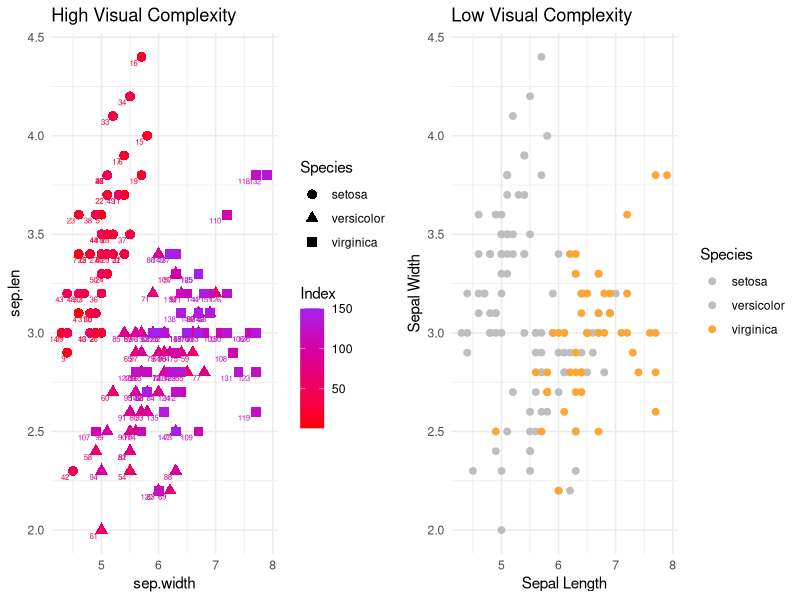

R code for this plot:
## ---- chunk 1
library(ggplot2)
library(gridExtra)
# Load dataset
data(mtcars)
## ---- chunk 2
# Create a cluttered plot with obscure axis labels and labels on all points
cluttered_plot <- ggplot(iris, aes(x = Sepal.Length, y = Sepal.Width, color = as.numeric(row.names(iris)), shape = Species, label = rownames(iris))) +
  geom_point(size = 3) +
  geom_text(size = 2, vjust = 1.5, hjust = 1.5) +  # Add text labels
  labs(title = "High Visual Complexity",
       x = "sep.width",
       y = "sep.len",
       color = "Index",
       shape = "Species") +
  scale_color_gradient(low = "red", high = "purple") +  # Rainbow-colored points
  theme_minimal()

# Create a clear and simple plot
clear_plot <- ggplot(iris, aes(x = Sepal.Length, y = Sepal.Width, color = Species)) +
  geom_point(size = 2) +
  scale_color_manual(values = c("setosa" = "grey", "versicolor" = "grey", "virginica" = "#FDA638")) + 
  labs(title = "Low Visual Complexity",
       x = "Sepal Length",
       y = "Sepal Width",
       color = "Species") +
  theme_minimal()

# Use grid.arrange to arrange the plots side by side
grid.arrange(cluttered_plot, clear_plot, ncol = 2)
